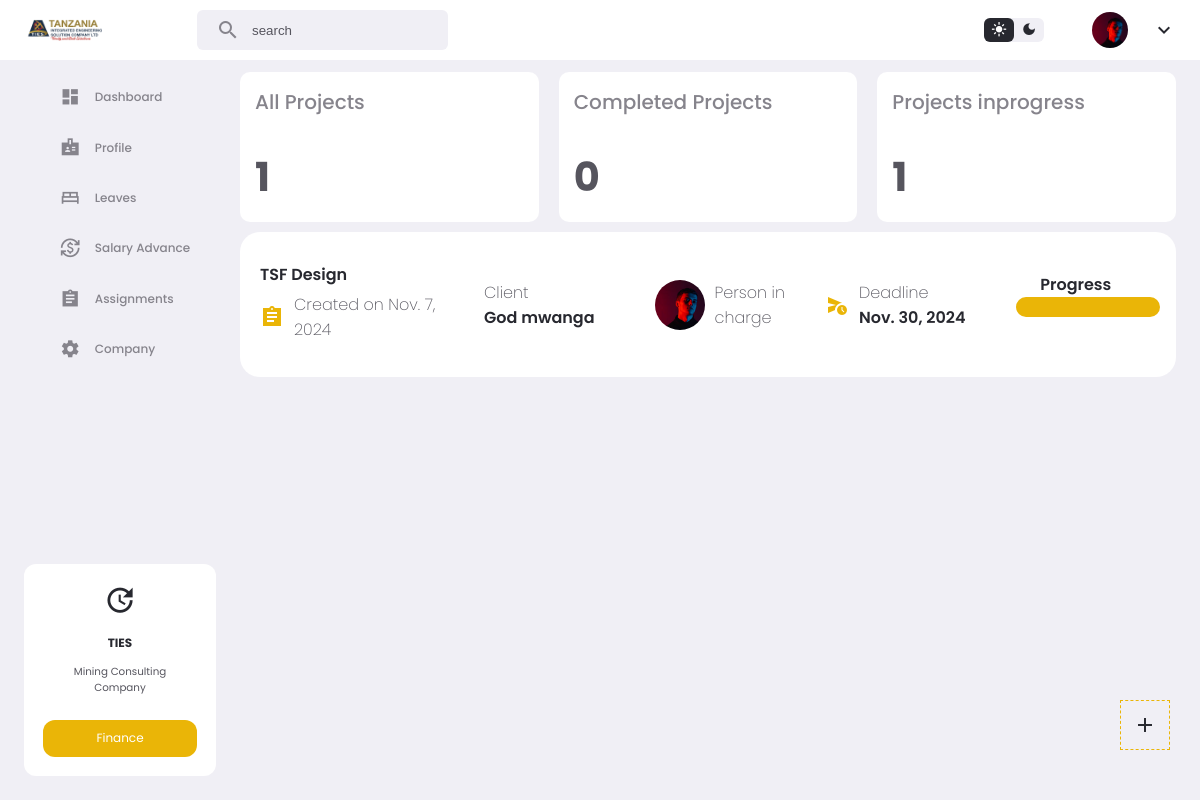
Page /project/ on the earlier database version.
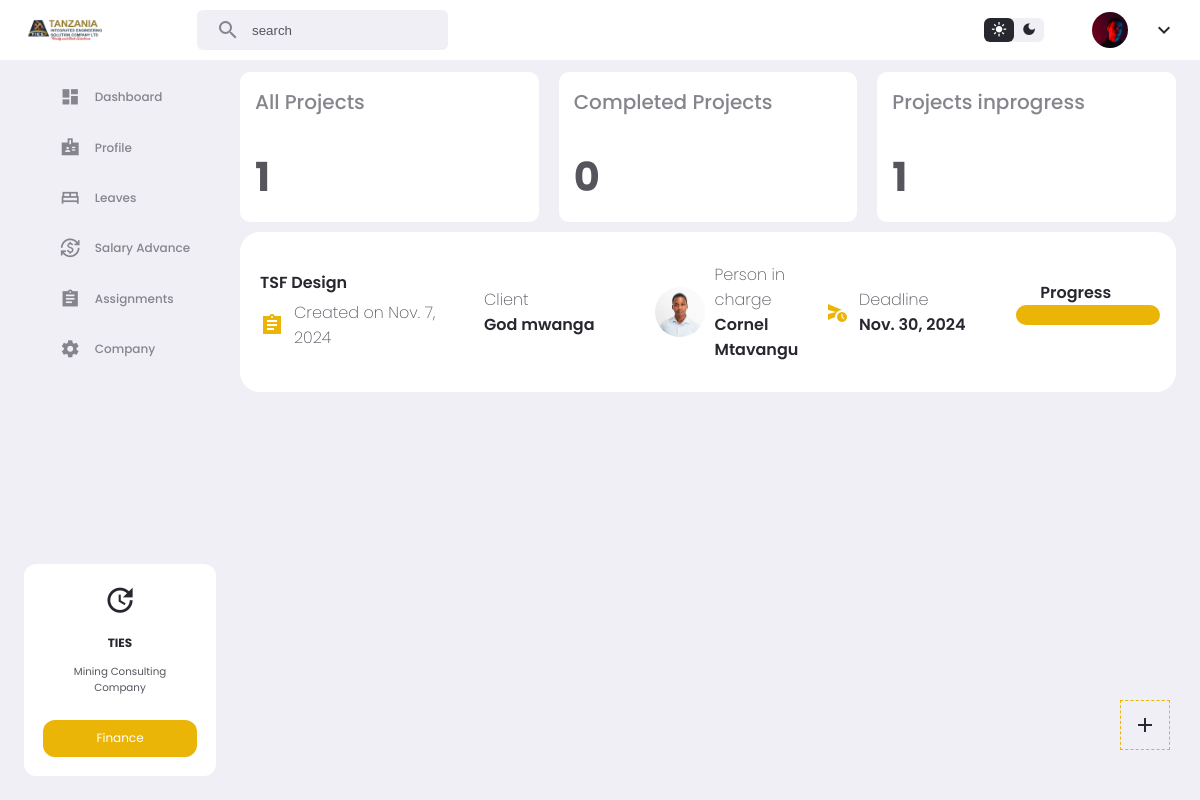
Same page on the later database version.
### app/models.py (models this page shows, shortened)
class Project(models.Model):
    title = models.CharField(max_length=200)
    client = models.ForeignKey(Clients,on_delete=models.CASCADE)
    location = models.CharField(max_length=100, null=True, blank=True)
    status = models.CharField(max_length=100, null=True, blank=True)
    performance = models.CharField(max_length=100, null=True, blank=True)
    startDate = models.DateField(null=True, blank=True)
    endDate = models.DateField(null=True, blank=True)
    issuedDate = models.DateTimeField(auto_now_add=True)
    person_in_charge = models.ForeignKey(CustomUser,on_delete=models.CASCADE)

class Clients(models.Model):
    clientName = models.CharField(max_length=200)
    address = models.CharField(max_length=1000, null=True, blank=True)
    representativeName = models.CharField(max_length=100, null=True, blank=True)
    representativeTitle = models.CharField(max_length=100, null=True, blank=True)
    email = models.CharField(max_length=100, null=True, blank=True)
    phone = models.CharField(max_length=100, null=True, blank=True)
    created_date = models.DateField(auto_now_add=True)

class CustomUser(AbstractUser):
    email = models.EmailField(unique=True)
    phone = models.CharField(max_length=15, null=True,blank=True, default="null")
    image = models.ImageField(upload_to='media/', blank=True, null=True)
    middle_name = models.CharField(max_length=100, null=True, blank=True)
    gender = models.CharField(max_length=100, null=True, blank=True)
    birthDate = models.DateField(null=True, blank=True)
    nextKinName = models.CharField(max_length=100, null=True, blank=True)
    nextKinRelation = models.CharField(max_length=100, null=True, blank=True)
    nextKinAddress = models.CharField(max_length=100, null=True, blank=True)
    nextKinPhone = models.CharField(max_length=100, null=True, blank=True)
    nida = models.CharField(max_length=100, null=True, blank=True)
    homeAddress = models.CharField(max_length=100, null=True, blank=True)
    uniName = models.CharField(max_length=100, null=True, blank=True)
    uniLevel = models.CharField(max_length=100, null=True, blank=True)
    uniCourse = models.CharField(max_length=100, null=True, blank=True)
    startYear = models.CharField(max_length=100, null=True, blank=True)
    endYear = models.CharField(max_length=100, null=True, blank=True)
    role = models.CharField(max_length=50, null=True,blank=True, default="user")
    signedDate = models.DateField(null=True, blank=True)
    expireDate = models.DateField(null=True, blank=True)
    contractDuration = models.CharField(max_length=100, null=True, blank=True)
    remainDuration = models.CharField(max_length=100, null=True, blank=True)
    attachment = models.FileField(upload_to='attachments/', null=True, blank=True)

### app/views.py (the view)
# urls.py: path('project/', views.project, name='project'),
def project(request):
    projects = Project.objects.all()
    completed_project = Project.objects.filter(status="complete").count()
    uncompleted_project = Project.objects.exclude(status="complete").count()
    clients = Clients.objects.all()
    employee = CustomUser.objects.all()
    projects_with_performance = []
    for proj in projects:
        total_budget = ProjectBudget.objects.filter(project=proj).aggregate(total=Sum('amount'))['total'] or 0
        total_expense = ProjectExpense.objects.filter(project=proj).aggregate(total=Sum('amount'))['total'] or 0
        if total_budget == 0:
            performance = 0
        else:
            performance = (total_expense / total_budget) * 100
            performance = round(performance, 2)
        projects_with_performance.append({
            'project': proj,
            'performance': performance
        })
    context = {
        'projects_with_performance': projects_with_performance,
        'project_total': len(projects_with_performance),
        'clients': clients,
        'completed_project': completed_project,
        'uncompleted_project': uncompleted_project,
        'employee': employee,
    }
    return render(request, "app/project.html", context)

### app/templatetags/custom_filters.py (called while the page is built)
@register.filter(name='is_in_group')
def is_in_group(user, group_name):
    return user.groups.filter(name=group_name).exists()

### app/templates/app/project.html (shortened to what this page needs)
{% extends 'app/base2.html' %}
{% load static %}
{% block content %}
<section class="project">
    <div class="top">
        <div class="category">
            <h5>All Projects</h5>
            <h3>{{project_total}}</h3>
        </div>
        <div class="category">
            <h5>Completed Projects</h5>
            <h3>{{completed_project}}</h3>
        </div>
        <div class="category">
            <h5 class="header">Projects inprogress</h5>
            <h3>{{uncompleted_project}}</h3>
        </div>
    </div>
    <div class="proj">
        {% for x in projects_with_performance %}
        <div class="pro">
            <a href="{% url 'projectDetails' x.project.id %}">
                <div>
                    <h5>{{x.project.title}}</h5>
                    <div class="row">
                        <span class="material-icons-sharp">assignment</span>
                        <p>Created on {{x.project.startDate}}</p>
                    </div>
                </div>
                <div>
                    <p>Client</p>
                    <h5>{{x.project.client.clientName}}</h5>
                </div>
                <div id="row">
                    {% if x.project.person_in_charge.image %}
                    <img src="{{x.project.person_in_charge.image.url}}" alt="">
                    {% else %}
                    <img src="{% static 'app/images/profile-1.jpg' %}" alt="">
                    {% endif %}
                    <span>
                        <p>Person in charge</p>
                        <h5>
                            {{x.project.person_in_charge.first_name}}
                            {{x.project.person_in_charge.last_name}}
                        </h5>
                    </span>
                </div>
                <div id="row">
                    <span class="material-icons-sharp">schedule_send</span>
                    <span>
                        <p>Deadline</p>
                        <h5>{{x.project.endDate}}</h5>
                    </span>
                </div>
                <div>
                    <h5 style="text-align: center;">Progress</h5>
                    <div class="progress-container">
                        <div class="progress-bar" style=" width: {{x.performance}}%;">{{x.performance}}%</div>
                    </div>
                </div>
            </a>
        </div>
        {% endfor %}
    </div>
    <div class="add" id="openModalBasic">
        <span class="material-icons-sharp">add</span>
    </div>
</section>
{% endblock %}

Differences in the rows shown:
changed through a linked row, Project "TSF Design": project.person_in_charge.image: picture added; project.person_in_charge.first_name (not shown) → "Cornel"; project.person_in_charge.last_name (not shown) → "Mtavangu"; image: picture removed
